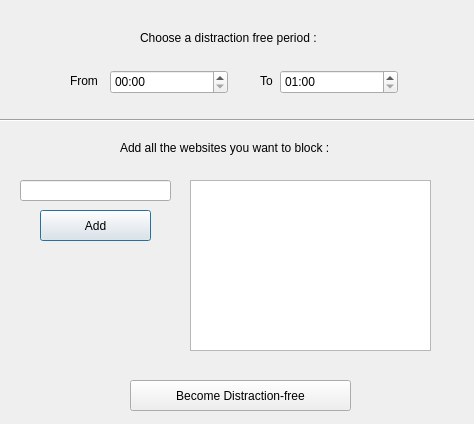
<?xml version="1.0" encoding="UTF-8"?>
<ui version="4.0">
 <class>Dialog</class>
 <widget class="QDialog" name="Dialog">
  <property name="geometry">
   <rect>
    <x>0</x>
    <y>0</y>
    <width>474</width>
    <height>424</height>
   </rect>
  </property>
  <property name="maximumSize">
   <size>
    <width>474</width>
    <height>424</height>
   </size>
  </property>
  <property name="windowTitle">
   <string>Dialog</string>
  </property>
  <widget class="QTimeEdit" name="timeBegin">
   <property name="geometry">
    <rect>
     <x>110</x>
     <y>70</y>
     <width>118</width>
     <height>24</height>
    </rect>
   </property>
   <property name="autoFillBackground">
    <bool>false</bool>
   </property>
   <property name="locale">
    <locale language="English" country="UnitedStates"/>
   </property>
   <property name="dateTime">
    <datetime>
     <hour>0</hour>
     <minute>0</minute>
     <second>0</second>
     <year>2000</year>
     <month>1</month>
     <day>1</day>
    </datetime>
   </property>
   <property name="displayFormat">
    <string>HH:mm</string>
   </property>
  </widget>
  <widget class="QTimeEdit" name="timeEnd">
   <property name="geometry">
    <rect>
     <x>280</x>
     <y>70</y>
     <width>118</width>
     <height>24</height>
    </rect>
   </property>
   <property name="locale">
    <locale language="English" country="UnitedStates"/>
   </property>
   <property name="inputMethodHints">
    <set>Qt::ImhPreferNumbers</set>
   </property>
   <property name="minimumTime">
    <time>
     <hour>1</hour>
     <minute>0</minute>
     <second>0</second>
    </time>
   </property>
   <property name="currentSection">
    <enum>QDateTimeEdit::HourSection</enum>
   </property>
   <property name="displayFormat">
    <string>HH:mm</string>
   </property>
   <property name="calendarPopup">
    <bool>false</bool>
   </property>
   <property name="timeSpec">
    <enum>Qt::LocalTime</enum>
   </property>
   <property name="time">
    <time>
     <hour>1</hour>
     <minute>0</minute>
     <second>0</second>
    </time>
   </property>
  </widget>
  <widget class="QLabel" name="label">
   <property name="geometry">
    <rect>
     <x>70</x>
     <y>70</y>
     <width>31</width>
     <height>21</height>
    </rect>
   </property>
   <property name="text">
    <string>From</string>
   </property>
  </widget>
  <widget class="QLabel" name="label_2">
   <property name="geometry">
    <rect>
     <x>260</x>
     <y>70</y>
     <width>21</width>
     <height>21</height>
    </rect>
   </property>
   <property name="text">
    <string>To</string>
   </property>
  </widget>
  <widget class="QLabel" name="label_4">
   <property name="geometry">
    <rect>
     <x>140</x>
     <y>30</y>
     <width>211</width>
     <height>16</height>
    </rect>
   </property>
   <property name="text">
    <string>Choose a distraction free period :</string>
   </property>
  </widget>
  <widget class="Line" name="line">
   <property name="geometry">
    <rect>
     <x>-10</x>
     <y>110</y>
     <width>511</width>
     <height>20</height>
    </rect>
   </property>
   <property name="orientation">
    <enum>Qt::Horizontal</enum>
   </property>
  </widget>
  <widget class="QPushButton" name="addButton">
   <property name="geometry">
    <rect>
     <x>40</x>
     <y>210</y>
     <width>111</width>
     <height>31</height>
    </rect>
   </property>
   <property name="cursor">
    <cursorShape>PointingHandCursor</cursorShape>
   </property>
   <property name="mouseTracking">
    <bool>false</bool>
   </property>
   <property name="text">
    <string>Add</string>
   </property>
   <property name="flat">
    <bool>false</bool>
   </property>
  </widget>
  <widget class="QLineEdit" name="inputWebsite">
   <property name="geometry">
    <rect>
     <x>20</x>
     <y>180</y>
     <width>151</width>
     <height>21</height>
    </rect>
   </property>
   <property name="clearButtonEnabled">
    <bool>false</bool>
   </property>
  </widget>
  <widget class="QListWidget" name="listWidget">
   <property name="geometry">
    <rect>
     <x>190</x>
     <y>180</y>
     <width>241</width>
     <height>171</height>
    </rect>
   </property>
  </widget>
  <widget class="QPushButton" name="startButton">
   <property name="geometry">
    <rect>
     <x>130</x>
     <y>380</y>
     <width>221</width>
     <height>31</height>
    </rect>
   </property>
   <property name="cursor">
    <cursorShape>PointingHandCursor</cursorShape>
   </property>
   <property name="mouseTracking">
    <bool>false</bool>
   </property>
   <property name="text">
    <string>Become Distraction-free</string>
   </property>
   <property name="flat">
    <bool>false</bool>
   </property>
  </widget>
  <widget class="QLabel" name="label_3">
   <property name="geometry">
    <rect>
     <x>120</x>
     <y>140</y>
     <width>251</width>
     <height>16</height>
    </rect>
   </property>
   <property name="text">
    <string>Add all the websites you want to block :</string>
   </property>
  </widget>
 </widget>
 <resources/>
 <connections/>
</ui>
